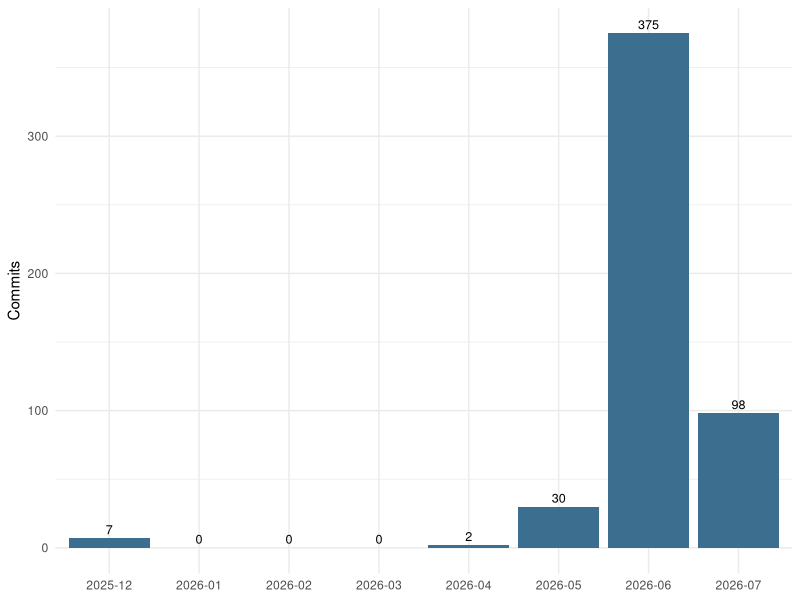

Source code (R):
## ---- chunk 1
#| label: setup
#| include: false
knitr::opts_chunk$set(
  collapse = TRUE, comment = "#>",
  echo = FALSE, warning = FALSE, message = FALSE
)
## ---- chunk 2
#| label: fig-commit-pace
#| fig-cap: >
#|   Commits per month across the full v1.0.8 -> v2.0.0 range
#|   (`4548aa1b`..`8ca8bb24`, 512 non-merge commits, as of 2026-07-09). The
#|   June 2026 spike overlaps the nine-phase modularization migration
#|   (Session 22-35, 2026-06-03 to 2026-06-06), but June also carried other,
#|   unrelated work -- this chart is overall project pace, not a count of
#|   module-migration commits alone.
#| fig-width: 7
#| fig-height: 4
timeline <- read.csv("data/commit-activity-timeline.csv")
timeline$month <- factor(timeline$month, levels = timeline$month)
ggplot2::ggplot(timeline, ggplot2::aes(x = month, y = commit_count)) +
  ggplot2::geom_col(fill = "#3B6E8F") +
  ggplot2::geom_text(ggplot2::aes(label = commit_count), vjust = -0.4,
                      size = 3.2) +
  ggplot2::labs(x = NULL, y = "Commits") +
  ggplot2::theme_minimal(base_size = 11)
## ---- chunk 3
#| label: tbl-modules
#| tbl-cap: >
#|   The ten Shiny modules mounted in the modular app, as of 2026-07-09
#|   (`4,731` total lines across `R/mod*.R`, `R/appUI.R`, and
#|   `R/appServer.R`).
modules <- read.csv("data/module-inventory.csv")
modules <- modules[order(-modules$loc), ]
kableExtra::kbl(
  modules,
  col.names = c("Module", "Responsibility", "Lines of code", "Test files"),
  align = c("l", "l", "r", "r")
) |>
  kableExtra::kable_styling(full_width = FALSE)
## ---- chunk 4
#| label: tbl-phases
#| tbl-cap: >
#|   The nine-phase, vertical-slice migration from monolith to modular
#|   app, Session 22 to Session 35 (2026-06-03 to 2026-06-06).
phases <- read.csv("data/migration-phases.csv", na.strings = "NA")
phases$highlight <- c(
  paste("Founder table added to the Summary Stats tab; kinship download",
        "moved to the module-internal getKinshipMatrix(); dual-name",
        "z-score lookup fix."),
  paste("Mounted the GvAndBgDesc description tab; resolved an HTML-id",
        "collision with the Genetic Value tab."),
  paste("Re-exposed the genome-uniqueness threshold selector",
        "(default 4); added a subset/filter export."),
  "Genotype-file merge restored for both separate- and common-pedigree input modes.",
  paste("Breeding Groups: per-group downloads, a per-group kinship view,",
        "and a group selector (new \"Group Detail\" tab)."),
  paste("Breeding Groups: seed-group pre-seeding; exposed three",
        "previously inert controls; corrected a 100x default-iteration",
        "drift (1000 -> 10)."),
  paste("Focal-animal / LabKey pedigree build restored (live-EHR path;",
        "verification was environmentally limited to a mocked seam)."),
  paste("shinytest2 E2E harness enabled end-to-end -- expanded into a",
        "4-session subplan (8a-8d, issue #39) plus a 7-part hardening",
        "pass (8e-1..8e-7, issue #40, Session 37-50)."),
  paste("Declared the modular app canonical: runGeneKeepR() now launches",
        "it directly; inst/application/ (17 files) deleted;",
        "runModularApp() became the soft-deprecated alias.")
)
phases$commit_display <- ifelse(
  is.na(phases$commit_sha), "not quoted in source plan", phases$commit_sha
)
kableExtra::kbl(
  phases[, c("phase", "highlight", "risk", "session", "commit_display",
             "status")],
  col.names = c("Phase", "What shipped", "Risk", "Session(s)",
                "Commit sha", "Status"),
  align = c("c", "l", "c", "c", "l", "l")
) |>
  kableExtra::kable_styling(full_width = FALSE) |>
  kableExtra::column_spec(2, width = "26em")
